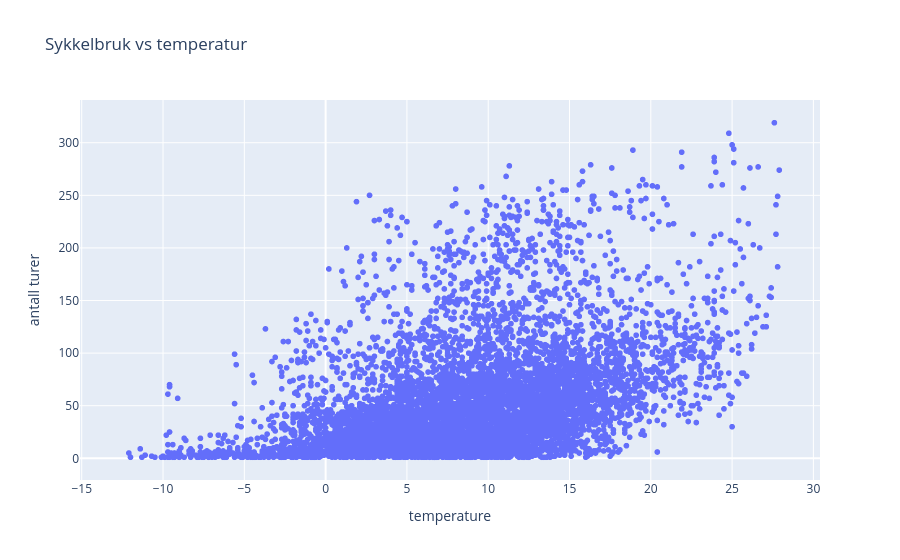

Notebook cell for this chart:
### Code cell
# visualiserer sammenheng mellom sykkelbruk og temperatur via scatter
fig = px.scatter(merged_df, "temperature", "trips_count", title="Sykkelbruk vs temperatur")
fig.update_layout(yaxis_title="antall turer")
fig.show()

### Figure 1 — Plotly figure (JSON) as saved in the notebook; plotly's stock layout.template omitted (floating-point values rounded to 4 significant figures; data arrays with more than 128 entries replaced by an {"elided": "..."} marker saying what was removed)
{"data": [{"hovertemplate": "temperature=%{x}<br>trips_count=%{y}<extra></extra>", "legendgroup": "", "marker": {"color": "#636efa", "symbol": "circle"}, "mode": "markers", "name": "", "showlegend": false, "type": "scattergl", "x": {"elided": "9284 float values"}, "xaxis": "x", "y": {"elided": "9284 float values"}, "yaxis": "y"}], "layout": {"legend": {"tracegroupgap": 0}, "title": {"text": "Sykkelbruk vs temperatur"}, "xaxis": {"anchor": "y", "domain": [0, 1], "title": {"text": "temperature"}}, "yaxis": {"anchor": "x", "domain": [0, 1], "title": {"text": "antall turer"}}}}
